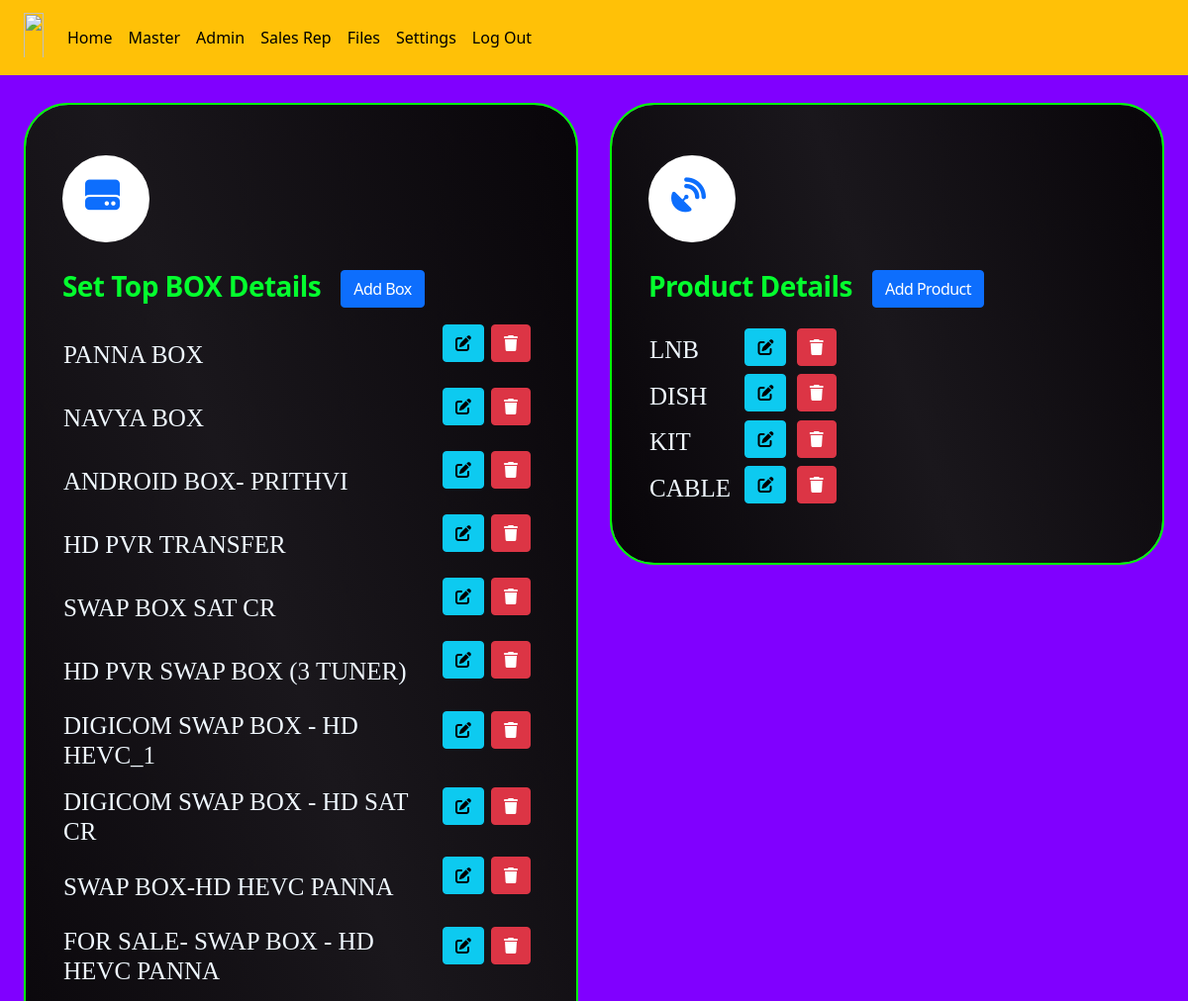
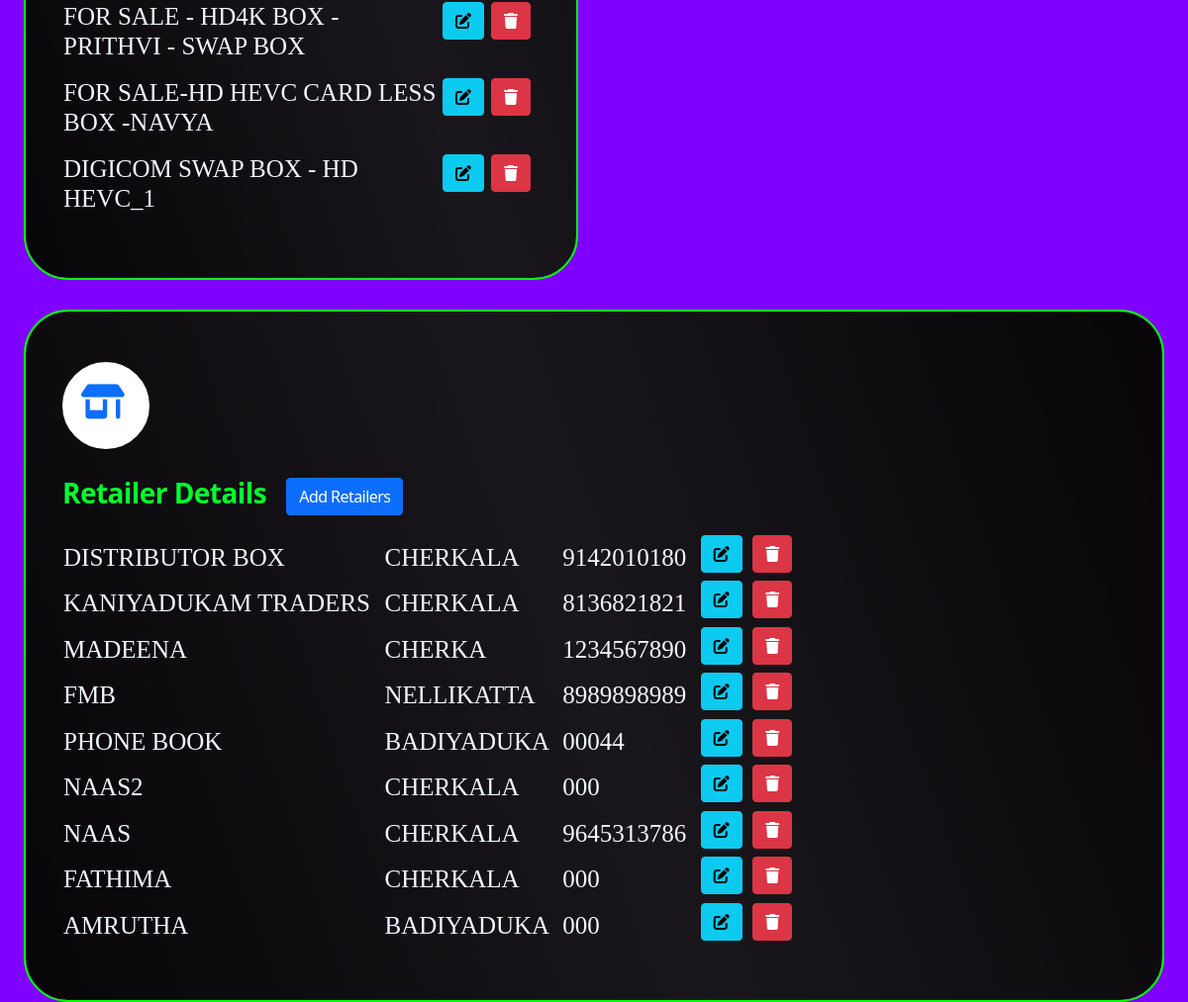
Screenshot of /master with the database file from the repository (2 pictures, top to bottom).
### d2h_manager/models.py (models this page shows, shortened)
class box_master(models.Model):
    b_name=models.CharField(max_length=50 ,null=True)

class product_master(models.Model):
    p_name=models.CharField(max_length=50 ,null=True)

class retailer_master(models.Model):
    r_name=models.CharField(max_length=50 ,null=True)
    address=models.CharField(max_length=50 ,null=True)
    ph_no=models.CharField(max_length=50 ,null=True)

### d2h_manager/views.py (the view)
# urls.py: path('master',views.master,name='master'),
def master(request):
    products = product_master.objects.all()
    boxes = box_master.objects.all()
    retailers = retailer_master.objects.all()
    return render(request, 'master.html', {'products': products, 'boxes': boxes, 'retailers': retailers})

### d2h_manager/templates/master.html (shortened to what this page needs)
{% extends 'blank_layout.html' %}
{% load static %}
{% block content %}
<section class="container-fluid">
    <div class="col-12">
        <div class="row">
            <div class="container1">
                <div class="gradient-cards">
                    <div class="card1">
                        <div class="container-card bg-green-box">
                            <div class="col-12 col-lg-12">
                                <ul>
                                    <li>
                                        <a href="#" class="a1" style="padding-left: 20px; padding-top: 20px;">
                                            <i class="fa-solid fa-hard-drive"></i>
                                        </a>
                                        <br>
                                        <p class="card-title">Set Top BOX Details &nbsp; <a class="btn btn-primary"
                                                href="{% url 'bo_master' %}" role="button">Add Box</a></p>
                                        <table>
                                            {% for product_obj in boxes %}
                                            <tr>
                                                <td class="pt-2">
                                                    <h6 class="h12" style="color: aliceblue;">{{product_obj.b_name | upper}} &nbsp;
                                                    </h6>
                                                </td>
                                                <td>
                                                    <a href="{% url 'box_edit' product_obj.id %}"
                                                        style="text-decoration: none;">
                                                        <div class="btn-group" role="group" aria-label="Third group">
                                                            <button type="button" class="btn btn-info "><i
                                                                    class="fa-solid fa-pen-to-square"></i></button>
                                                        </div>
                                                    </a> &nbsp;
                                                </td>
                                                <td>
                                                    <a href="{% url 'box_dlt' product_obj.id %}"
                                                        style="text-decoration: none;">
                                                        <div class="btn-group" role="group" aria-label="Third group">
                                                            <button type="button" class="btn btn-danger "><i
                                                                    class="fa-solid fa-trash"></i></button>
                                                        </div>
                                                    </a> &nbsp;
                                                </td>
                                            </tr>
                                            {% endfor %}
                                        </table>
                                    </li>
                                </ul>
                            </div>
                        </div>
                    </div>
                    <div class="card1">
                        <div class="container-card bg-white-box">
                            <div class="col-12 col-lg-12 ">
                                <ul>
                                    <li>
                                        <a href="#" class="a1" style="padding-left: 20px; padding-top: 20px;">
                                            <i class="fa-solid fa-satellite-dish"></i>
                                        </a>
                                        <br>
                                        <p class="card-title">Product Details &nbsp; <a class="btn btn-primary"
                                                href="{% url 'pr_master' %}" role="button">Add Product</a></p>
                                        <table>
                                            {% for product_obj in products %}
                                            <tr>
                                                <td class="pt-2">
                                                    <h7 class="h12" style="color: aliceblue;">{{product_obj.p_name | upper}} &nbsp;
                                                    </h7>
                                                </td>
                                                <td>
                                                    <a href="{% url 'product_edit' product_obj.id %}"
                                                        style="text-decoration: none;">
                                                        <div class="btn-group" role="group" aria-label="Third group">
                                                            <button type="button" class="btn btn-info "><i
                                                                    class="fa-solid fa-pen-to-square"></i></button>
                                                        </div>
                                                    </a> &nbsp;
                                                </td>
                                                <td>
                                                    <a href="{% url 'product_dlt' product_obj.id %}"
                                                        style="text-decoration: none;">
                                                        <div class="btn-group" role="group" aria-label="Third group">
                                                            <button type="button" class="btn btn-danger "><i
                                                                    class="fa-solid fa-trash"></i></button>
                                                        </div>
                                                    </a> &nbsp;
                                                </td>
                                            </tr>
                                            {% endfor %}
                                        </table>
                                    </li>
                                </ul>
                            </div>
                        </div>
                    </div>
                </div>
                <div style="padding-top: 30px;">
                    <div class="container-card bg-yellow-box ">
                        <div class="col-12 col-lg-12 ">
                            <ul>
                                <li>
                                    <a href="#" class="a1" style="padding-left:16px ; padding-top: 20px;">
                                        <i class="fa-solid fa-shop"></i>
                                    </a>
                                    <br>
                                    <p class="card-title">Retailer Details &nbsp; <a class="btn btn-primary"
                                            href="{% url 'ret_master' %}" role="button">Add Retailers</a></p>
                                    <table>
                                        {% for product_obj in retailers %}
                                        <tr>
                                            <td class="pt-2">
                                                <h7 class="h12" style="color: aliceblue;">{{product_obj.r_name | upper}} &nbsp;
                                                </h7>
                                            </td>
                                            <td class="pt-2">
                                                <h7 class="h12" style="color: aliceblue;">{{product_obj.address | upper}} &nbsp;
                                                </h7>
                                            </td>
                                            <td class="pt-2">
                                                <h7 class="h12" style="color: aliceblue;">{{product_obj.ph_no | upper}} &nbsp;
                                                </h7>
                                            </td>
                                            <td>
                                                <a href="{% url 'retailer_edit' product_obj.id %}"
                                                    style="text-decoration: none;">
                                                    <div class="btn-group" role="group" aria-label="Third group">
                                                        <button type="button" class="btn btn-info "><i
                                                                class="fa-solid fa-pen-to-square"></i></button>
                                                    </div>
                                                </a> &nbsp;
                                            </td>
                                            <td>
                                                <a href="{% url 'retailer_dlt' product_obj.id %}"
                                                    style="text-decoration: none;">
                                                    <div class="btn-group" role="group" aria-label="Third group">
                                                        <button type="button" class="btn btn-danger "><i
                                                                class="fa-solid fa-trash"></i></button>
                                                    </div>
                                                </a> &nbsp;
                                            </td>
                                        </tr>
                                        {% endfor %}
                                    </table>
                                </li>
                            </ul>
                        </div>
                    </div>
                </div>
            </div>
        </div>
    </div>
</section>
{% endblock %}

### d2h_manager/static/style.css (style rules this page uses)
ul li { list-style: none; margin-left: -35px; margin-top: 11px; text-decoration: none; }
ul li .a1 { width: 88px; height: 88px; text-decoration: none; }
ul li .a1 { background-color: #fff; text-align: center; font-size: 35px; display: flex; border-radius: 50%; position: relative; overflow: hidden; border: 3px solid #fff; z-index: 1; }
ul li .a1:before { content: ""; position: absolute; top: 100%; left: 0; width: 100%; height: 100%; background: #f00; transition: .5s; z-index: 2; }
ul li:nth-child(1) a:before { background: #3b993d; }
.bg-green-box, .bg-white-box, .bg-yellow-box, .bg-blue-box { position: relative; }
.bg-green-box::after, .bg-white-box::after, .bg-yellow-box::after, .bg-blue-box::after { position: absolute; top: -1px; bottom: -1px; left: -1px; right: -1px; content: ""; z-index: -1; border-radius: 45px; }
.bg-green-box::after { background: linear-gradient(71deg, #0d1212, #3da077, #0d1212); }
.bg-white-box::after { background: linear-gradient(71deg, #121013, #b0afb0, #121013); }
.bg-yellow-box::after { background: linear-gradient(71deg, #110e0e, #afa220, #110e0e); }
.card-title { font-weight: 600; color: #04ff2e; letter-spacing: -0.02em; line-height: 40px; font-style: normal; font-size: 28px; padding-bottom: 8px; }
.h12 { font-family: 'Times New Roman', Times, serif; font-size: 25px; overflow: hidden; }

### rows the page displays
box_master: b_name "PANNA BOX"
box_master: b_name "NAVYA BOX"
box_master: b_name "ANDROID BOX- PRITHVI"
box_master: b_name "HD PVR TRANSFER"
box_master: b_name "SWAP BOX SAT CR"
box_master: b_name "HD PVR SWAP BOX (3 TUNER)"
box_master: b_name "DIGICOM SWAP BOX - HD HEVC_1"
box_master: b_name "DIGICOM SWAP BOX - HD SAT CR"
box_master: b_name "SWAP BOX-HD HEVC PANNA"
box_master: b_name "FOR SALE- SWAP BOX - HD HEVC PANNA"
box_master: b_name "FOR SALE - HD4K BOX - PRITHVI - SWAP BOX"
box_master: b_name "FOR SALE-HD HEVC CARD LESS BOX -NAVYA"
box_master: b_name "DIGICOM SWAP BOX - HD HEVC_1"
product_master: p_name "LNB"
product_master: p_name "DISH"
product_master: p_name "KIT"
product_master: p_name "CABLE"
retailer_master: r_name "DISTRIBUTOR BOX", address "CHERKALA", ph_no "9142010180"
retailer_master: r_name "KANIYADUKAM TRADERS", address "CHERKALA", ph_no "8136821821"
retailer_master: r_name "MADEENA", address "CHERKA", ph_no "1234567890"
retailer_master: r_name "FMB", address "NELLIKATTA", ph_no "8989898989"
retailer_master: r_name "PHONE BOOK", address "BADIYADUKA", ph_no "00044"
retailer_master: r_name "NAAS2", address "CHERKALA", ph_no "000"
retailer_master: r_name "NAAS", address "CHERKALA", ph_no "9645313786"
retailer_master: r_name "FATHIMA", address "CHERKALA", ph_no "000"
retailer_master: r_name "AMRUTHA", address "BADIYADUKA", ph_no "000"
